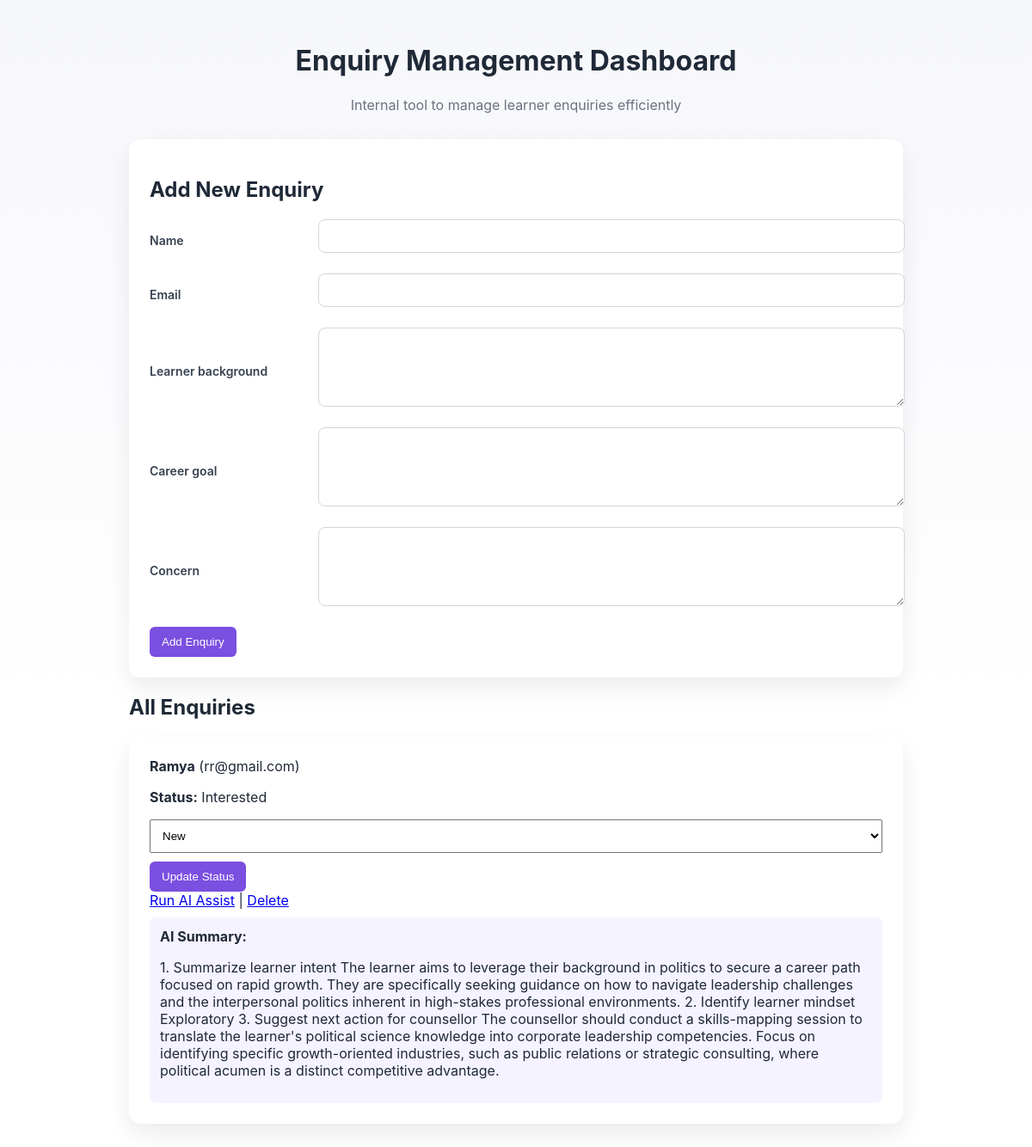
The page / on the database its author committed.
### tables this page shows
CREATE TABLE enquiries (
            id INTEGER PRIMARY KEY AUTOINCREMENT,
            name TEXT,
            email TEXT,
            background TEXT,
            goal TEXT,
            concern TEXT,
            status TEXT,
            ai_summary TEXT
        );

### app.py (the view)
@app.route("/")
def dashboard():
    conn = get_db_connection()
    enquiries = conn.execute("SELECT * FROM enquiries").fetchall()
    conn.close()
    return render_template("dashboard.html", enquiries=enquiries)

### app.py (called while the page is built)
def get_db_connection():
    conn = sqlite3.connect(DB_NAME)
    conn.row_factory = sqlite3.Row
    return conn

### templates/dashboard.html (shortened to what this page needs)
<!DOCTYPE html>
<html>
<head>
  <link rel="stylesheet" href="/static/style.css">
</head>
<body>
<div class="container">
  <h1>Enquiry Management Dashboard</h1>
  <p class="subtitle">Internal tool to manage learner enquiries efficiently</p>
  <form method="POST" action="/add" class="card">
  <h2>Add New Enquiry</h2>
  <div class="form-row">
    <label>Name</label>
    <input name="name" required>
  </div>
  <div class="form-row">
    <label>Email</label>
    <input name="email" required>
  </div>
  <div class="form-row">
    <label>Learner background</label>
    <textarea name="background"></textarea>
  </div>
  <div class="form-row">
    <label>Career goal</label>
    <textarea name="goal"></textarea>
  </div>
  <div class="form-row">
    <label>Concern</label>
    <textarea name="concern"></textarea>
  </div>
  <button>Add Enquiry</button>
</form>
  <h2>All Enquiries</h2>
  {% for e in enquiries %}
  <div class="card">
    <strong>{{ e.name }}</strong> ({{ e.email }})
    <p><b>Status:</b> {{ e.status }}</p>
    <form method="POST" action="/update/{{ e.id }}">
      <select name="status">
        <option>New</option>
      </select>
      <button>Update Status</button>
    </form>
    <a href="/ai/{{ e.id }}">Run AI Assist</a> |
    <a href="/delete/{{ e.id }}">Delete</a>
    {% if e.ai_summary %}
      <div class="ai-box">
        <b>AI Summary:</b>
        <p>{{ e.ai_summary }}</p>
      </div>
    {% endif %}
  </div>
  {% endfor %}
</div>
</body>
</html>

### static/style.css (style rules this page uses)
body { font-family: Inter, sans-serif; background: linear-gradient(180deg, #f6f7fb 0%, #ffffff 60%), radial-gradient(circle at top left, #ede9fe 0%, transparent 40%); margin: 0; padding: 30px; color: #1f2937; }
.container { max-width: 900px; margin: auto; }
h1 { text-align: center; }
.subtitle { text-align: center; color: #6b7280; margin-bottom: 30px; }
.card { background: rgba(255, 255, 255, 0.96); padding: 24px; border-radius: 14px; box-shadow: 0 12px 28px rgba(0,0,0,0.08); margin-bottom: 20px; }
input, textarea, select { width: 100%; padding: 10px; margin-bottom: 10px; }
button { background: #7b4fe0; color: white; border: none; padding: 10px 14px; border-radius: 6px; cursor: pointer; }
.ai-box { background: #f5f3ff; padding: 12px; margin-top: 10px; border-radius: 8px; }
.form-row { display: grid; grid-template-columns: 180px 1fr; align-items: center; gap: 16px; margin-bottom: 14px; }
.form-row label { font-weight: 600; font-size: 14px; color: #374151; }
.form-row input, .form-row textarea { width: 100%; padding: 10px 12px; border-radius: 8px; border: 1px solid #d1d5db; font-family: Inter, sans-serif; font-size: 14px; }
.form-row textarea { min-height: 70px; resize: vertical; }

### rows shown on the page
enquiries: name "Ramya", email "rr@gmail.com", status "Interested", ai_summary "1. Summarize learner intent The learner aims to leverage their background in politics to secure a career path focused on rapid growth. They are specifically seeking guidance on how to navigate leadership challenges and the interpersonal politics inherent in high-stakes professional environments. 2. Identify learner mindset Exploratory 3. Suggest next action for counsellor The counsellor should conduct a skills-mapping session to translate the learner's political science knowledge into corporate leadership competencies. Focus on identifying specific growth-oriented industries, such as public relations or strategic consulting, where political acumen is a distinct competitive advantage."
